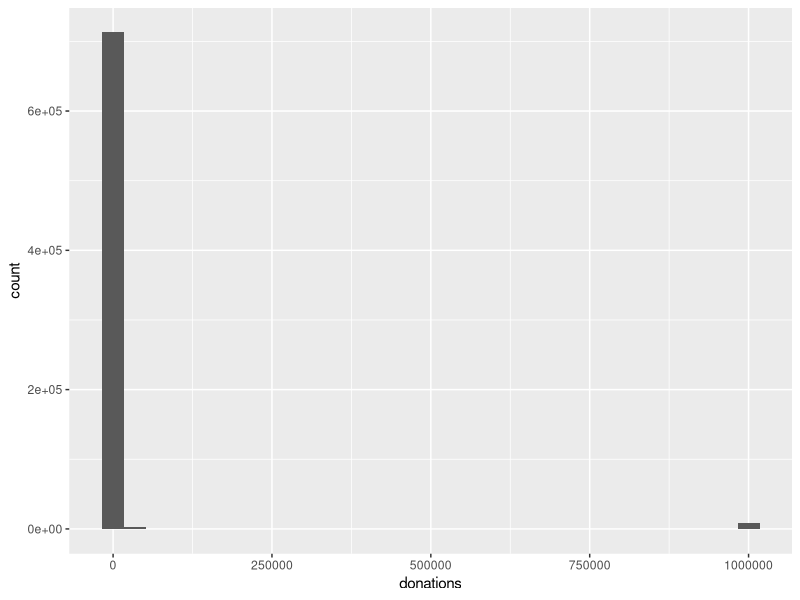
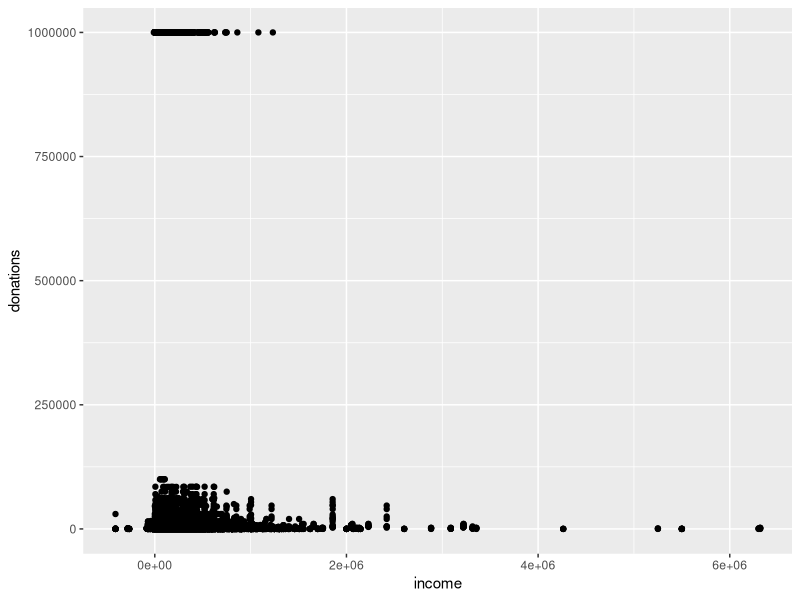

Write the R code that produced these figures, in order.
## ---- chunk 1
knitr::opts_chunk$set(echo = TRUE)
## ---- chunk 2
library(readxl)
raw_PSID <- read_excel("J325858.xlsx")
## ---- chunk 3
library(tidyverse)
renamed_PSID <- raw_PSID |>
  rename(
    "2005_release_num"=ER25001, 
    "2005_interview_id"=ER25002,     
    "2005_state_code"=ER25003,            
    "2005_current_state"=ER25004,
    "2005_family_id"=ER25009,
    "2005_religious_pref"=ER27442,             
    "2005_donations"=ER27451,   
    "2005_attendance"=ER27708,      
    "2005_income"=ER28037,       
    
    "2007_release_num"=ER36001,                          
    "2007_interview_id"=ER36002,     
    "2007_state_code"=ER36003,            
    "2007_current_state"=ER36004,
    "2007_family_id"=ER36009,
    "2007_religious_pref"=ER40614,             
    "2007_donations"=ER40622,   
    "2007_income"=ER41027,        
    
    "2009_release_num"=ER42001,                          
    "2009_interview_id"=ER42002,     
    "2009_state_code"=ER42003,            
    "2009_current_state"=ER42004,
    "2009_family_id"=ER42009,
    "2009_religious_pref"=ER46592,             
    "2009_donations"=ER46600,   
    "2009_income"=ER46935, 
    
    "2011_release_num"=ER47301,                          
    "2011_interview_id"=ER47302,     
    "2011_state_code"=ER47303,            
    "2011_current_state"=ER47304,
    "2011_family_id"=ER47309,
    "2011_religious_pref"=ER51953,             
    "2011_donations"=ER51961,   
    "2011_attendance"=ER52046,      
    "2011_income"=ER52343, 
    
    "2013_release_num"=ER53001,                          
    "2013_interview_id"=ER53002,     
    "2013_state_code"=ER53003,            
    "2013_current_state"=ER53004,
    "2013_family_id"=ER53009,
    "2013_religious_pref"=ER57709,             
    "2013_donations"=ER57730,   
    "2013_income"=ER58152,
    
    "2015_release_num"=ER60001,                          
    "2015_interview_id"=ER60002,     
    "2015_state_code"=ER60003,            
    "2015_current_state"=ER60004,
    "2015_family_id"=ER60009,
    "2015_religious_pref"=ER64869,             
    "2015_donations"=ER64910,   
    "2015_income"=ER65349,
    
    "2017_release_num"=ER66001,                          
    "2017_interview_id"=ER66002,     
    "2017_state_code"=ER66003,            
    "2017_current_state"=ER66004,
    "2017_family_id"=ER66009,
    "2017_religious_pref"=ER70941,             
    "2017_donations"=ER71042,   
    "2017_attendance"=ER71064,      
    "2017_income"=ER71426, 
    
    "2019_release_num"=ER72001,                          
    "2019_interview_id"=ER72002,     
    "2019_state_code"=ER72003,            
    "2019_current_state"=ER72004,
    "2019_family_id"=ER72009,
    "2019_religious_pref"=ER76960,             
    "2019_donations"=ER77064,   
    "2019_attendance"=ER77086,      
    "2019_income"=ER77448,
    
    "2021_release_num"=ER78001,                          
    "2021_interview_id"=ER78002,     
    "2021_state_code"=ER78003,            
    "2021_current_state"=ER78004,
    "2021_family_id"=ER78009,
    "2021_religious_pref"=ER81188,             
    "2021_donations"=ER81340,   
    "2021_attendance"=ER81422,      
    "2021_income"=ER81775
  )
## ---- chunk 4
tidy_PSID <- renamed_PSID |>
  pivot_longer(cols=c("2005_income", "2007_income", "2009_income", "2011_income", "2013_income", "2015_income", "2017_income", "2019_income", "2021_income"), names_to="year1", values_to="income") |>
  pivot_longer(cols=c("2005_donations", "2007_donations", "2009_donations", "2011_donations", "2013_donations", "2015_donations", "2017_donations", "2019_donations", "2021_donations"), names_to="year2", values_to="donations")

## ---- chunk 5
library(ggplot2)
library(skimr)
skim(tidy_PSID$donations)
ggplot(tidy_PSID, aes(donations)) + geom_histogram()
ggplot(tidy_PSID, aes(income, donations)) + geom_point()
